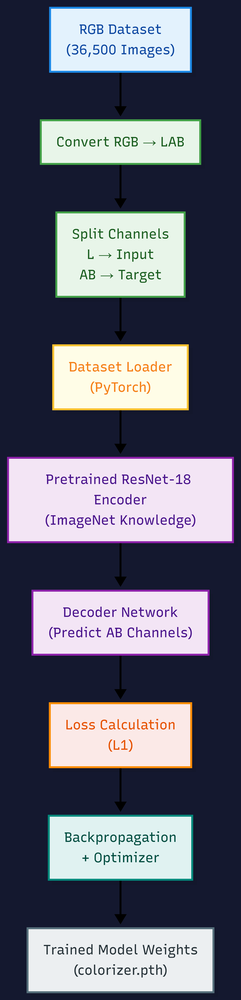
#> input picture assets/TraningFlow.png, 241 x 1000 px, shrunk from 1240 x 5155 before the run, given as the content of the folder data/raw, which was not available
$ python prepare_dataset.py
#> lines starting #> are read from the running program, lines starting #| are printed output that depends on the picture; pictures that were not available may be replaced by others from this repository, and a replacement may not be noted
import os
import cv2
import numpy as np
import argparse
from tqdm import tqdm

# Define paths relative to the project root
# Assuming script is run from project root: python training/prepare_dataset.py
RAW_DATA_PATH = r'data/raw'
PROCESSED_PATH = r'data/processed/train'
L_PATH = os.path.join(PROCESSED_PATH, 'L')
AB_PATH = os.path.join(PROCESSED_PATH, 'AB')

def prepare_dataset():
    """
    Reads RGB images from data/raw, converts them to LAB color space,
    and saves the L channel (input) and AB channels (target) as .npy files.
    """

    # 1. Create directory structure
    print("Setting up directory structure...")
    os.makedirs(L_PATH, exist_ok=True)
    os.makedirs(AB_PATH, exist_ok=True)
    print(f"Output directories ready:\n - {L_PATH}\n - {AB_PATH}")

    # 2. Gather all image files recursively
    image_extensions = {'.jpg', '.jpeg', '.png', '.bmp', '.tiff', '.webp'}
    image_files = []

    print(f"Scanning {RAW_DATA_PATH} for images...")
    for root, _, files in os.walk(RAW_DATA_PATH):
        for file in files:
            if os.path.splitext(file)[1].lower() in image_extensions:
                image_files.append(os.path.join(root, file))

    if not image_files:
        print(f"No images found in {RAW_DATA_PATH}. Please check your data.")
        return

    print(f"Found {len(image_files)} images. Starting conversion...")

    # 3. Process images
    success_count = 0
    error_count = 0
    img_id = 0

    for img_path in tqdm(image_files, desc="Converting Images"):
        try:
            # Read image in color mode (BGR default in OpenCV)
            img = cv2.imread(img_path)
#> img is the input picture: shape (1000, 241, 3); mean B, G, R 119.1, 104.6, 102.6

            if img is None:
                # Could not decode image
                error_count += 1
                continue

            # Handle grayscale images (if any found, strict conversion to RGB first or skip)
            # LAB conversion requires 3 channels.
            if len(img.shape) == 2:
                # Convert Grayscale to BGR so we can convert to LAB (though A,B will be zero)
                img = cv2.cvtColor(img, cv2.COLOR_GRAY2BGR)

            # Convert BGR to LAB
            # L: 0-255, A: 0-255, B: 0-255 (OpenCV implementation)
            lab_img = cv2.cvtColor(img, cv2.COLOR_BGR2LAB)
#> lab_img: shape (1000, 241, 3); mean of channels 0, 1, 2 106.5, 131.7, 118.3

            # Split channels
            l_channel, a_channel, b_channel = cv2.split(lab_img)
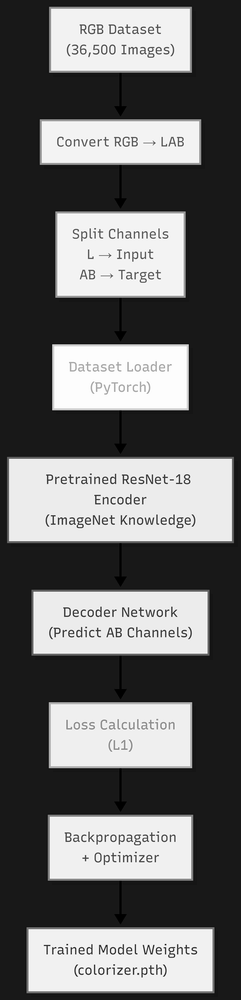
#> l_channel: shape (1000, 241); min 0, max 255, mean 106.5
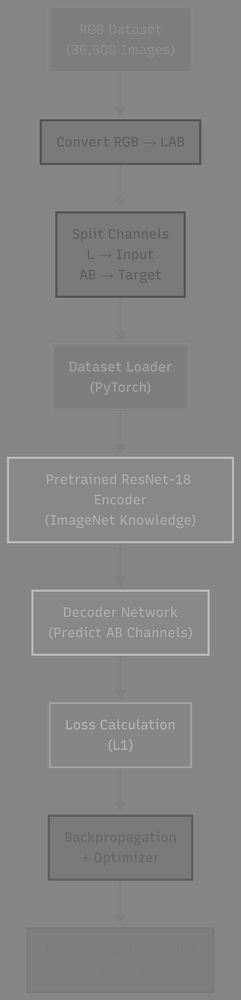
#> a_channel: shape (1000, 241); min 76, max 196, mean 131.7
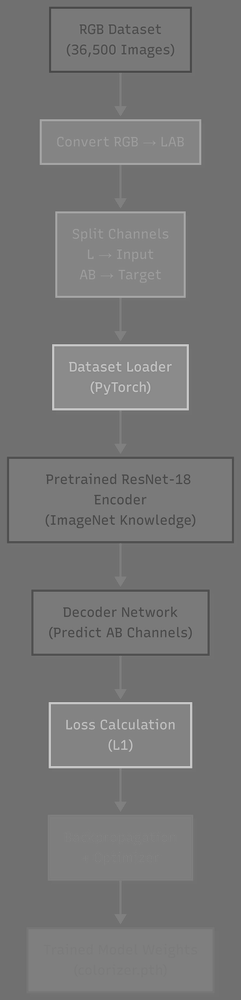
#> b_channel: shape (1000, 241); min 69, max 208, mean 118.3

            # --- PROFESSIONAL IMPROVEMENTS ---

            # Fix 1: Normalize L channel to [0, 1] range for neural networks
            l_channel = l_channel.astype(np.float32) / 255.0

            # Fix 2: Shift A,B from [0, 255] to [-128, 127] (real LAB range centered at 0)
            a_channel = a_channel.astype(np.float32) - 128
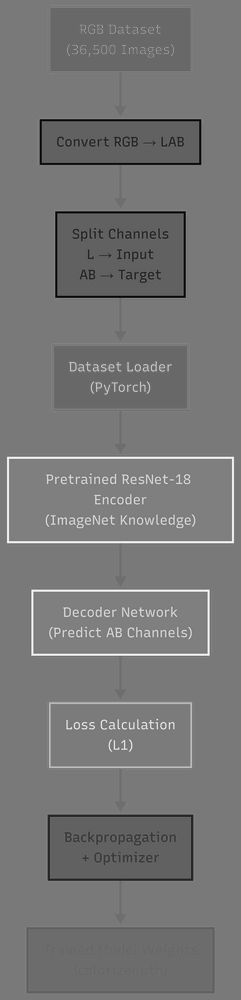
#> a_channel: shape (1000, 241) float32; min -52, max 68, mean 3.7; drawn with min black and max white
            b_channel = b_channel.astype(np.float32) - 128
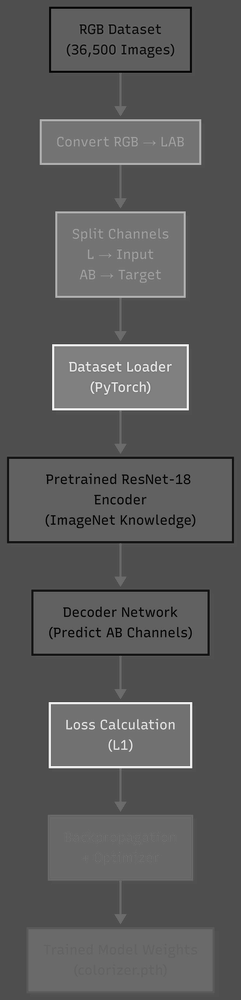
#> b_channel: shape (1000, 241) float32; min -59, max 80, mean -9.7; drawn with min black and max white

            # Stack A and B channels -> Shape (H, W, 2)
            ab_channels = np.dstack((a_channel, b_channel))

            # Fix 3: Use a numeric counter for filenames to prevent collisions
            filename = f"{img_id:06d}"

            # Save as NumPy arrays for efficient loading in ML
            # L channel shape: (H, W)
            # AB channel shape: (H, W, 2)
            np.save(os.path.join(L_PATH, f"{filename}.npy"), l_channel)
            np.save(os.path.join(AB_PATH, f"{filename}.npy"), ab_channels)

            success_count += 1
            img_id += 1

        except Exception as e:
            error_count += 1
            # print(f"Error processing {img_path}: {e}") # Uncomment for verbose error logging

    # 4. Final Report
    print("\n" + "="*30)
    print("      PROCESSING COMPLETE      ")
    print("="*30)
    print(f"Successfully processed : {success_count}")
    print(f"Corrupted / Skipped    : {error_count}")
    print(f"L channel saved to     : {L_PATH}")
    print(f"AB channels saved to   : {AB_PATH}")
    print("="*30)

if __name__ == "__main__":
    prepare_dataset()
